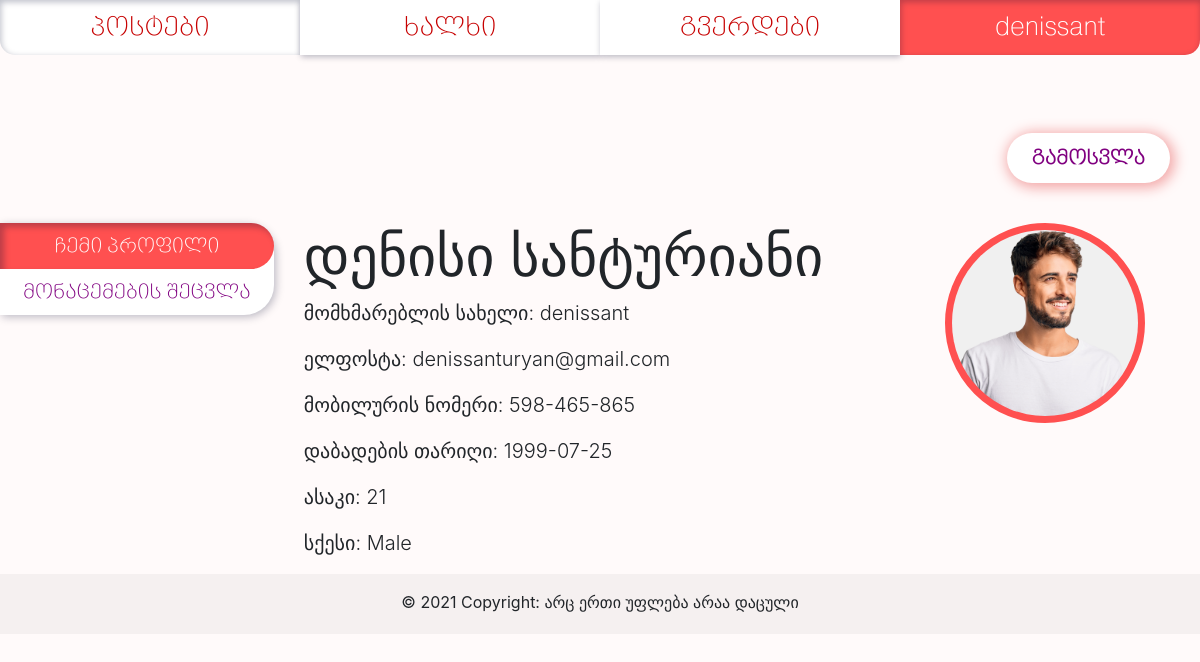
Screenshot of /profile (signed in) with the database file from the repository.
### app.py (models this page shows, shortened)
class UserModel(db.Model):
    __tablename__ = 'users'
    id = db.Column(db.Integer, primary_key=True)
    username = db.Column(db.String, unique=True)
    name_first = db.Column(db.String)
    name_last = db.Column(db.String)
    email = db.Column(db.String, unique=True)
    phone = db.Column(db.String)
    sex = db.Column(db.String)
    dob = db.Column(db.Date)
    password = db.Column(db.String)
    age = db.Column(db.Integer)
    picture = db.Column(db.String)
    post = db.relationship('PostsModel', backref='usermodel', uselist=False)

### routes.py (the view)
@app.route('/profile', methods=['GET', 'POST'])
@app.route('/profile/<username>')
def profile(username=None):
    show_flash = True
    if request.method == 'POST':
        form_register = RegisterForm()
        target_user = UserModel.query.filter_by(username=session['username']).first()
        if form_register.password.data == target_user.password:
            formatted_date = dob_string_to_datetime(form_register.dob.data)
            received_data = []
            for x in set(form_register):
                if x.name == 'dob':
                    x.data = formatted_date
                    setattr(target_user, 'age', calculate_age(x.data))
                if x.data != '' and x.data is not None and x.name in target_user.__table__.c:
                    if x.name == 'picture':
                        picture_title = secure_filename(f'{session["username"]}_{x.data.filename}')
                        x.data.save(f'static/profile_pictures/{picture_title}')
                        x.data = picture_title
                    setattr(target_user, x.name, x.data)
                    db.session.commit()
            flash('მონაცემები წარმატებით განახლდა', 'alert-green')
        else:
            flash('პაროლი არასწორია – მონაცემები არ განახლდა', 'alert-red')
        return render_template('my_profile.html', pages=pages_nav_list, show_flash=show_flash, user=target_user, form_register=RegisterForm())
    elif username is None:
        try:
            if session['username'] is None:
                return redirect('/')
        except:
            return redirect('/')
        else:
            user = UserModel.query.filter_by(username=session['username']).first()
            return render_template('my_profile.html', pages=pages_nav_list, show_flash=show_flash, user=user, form_register=RegisterForm())
    else:
        user = UserModel.query.filter_by(username=username).first()
        return render_template('people_profile.html', pages=pages_nav_list, show_flash=show_flash, user=user)

### templates/my_profile.html (shortened to what this page needs)
{% extends "base.html" %}
{% block content %}
{% from 'macros.html' import show_profile_picture %}
<br><br>
<a href="/logoff" id="logoff"> გამოსვლა </a>
<br><br><br><br><br>
<div class="row">
  <div class="col-3">
    <div class="nav flex-column nav-pills nav-left-tabs" id="v-pills-tab" role="tablist" aria-orientation="vertical">
      <a class="nav-link  active" id="v-pills-home-tab" data-toggle="pill" href="#v-pills-home" role="tab" aria-controls="v-pills-home" aria-selected="true">ჩემი პროფილი</a>
      <a class="nav-link tab-passive" id="v-pills-change-tab" data-toggle="pill" href="#v-pills-change" role="tab" aria-controls="v-pills-profile" aria-selected="false">მონაცემების შეცვლა</a>
   </div>
  </div>
  <div class="col-9">
    <div class="tab-content" id="v-pills-tabContent">
      <div class="tab-pane fade show active" id="v-pills-home" role="tabpanel" aria-labelledby="v-pills-home-tab">
    <h1 class="display-4">{{ user.name_first }} {{ user.name_last}} {{ show_profile_picture(user, 'myprofile-profilepicture') }}</h1>
    <p class="lead">მომხმარებლის სახელი: {{ user.username }} </p>
    <p class="lead">ელფოსტა: {{ user.email }} </p>
    <p class="lead">მობილურის ნომერი: {{ user.phone }} </p>
    <p class="lead">დაბადების თარიღი: {{ user.dob }}</p>
    <p class="lead">ასაკი: {{ user.age }} </p>
    <p class="lead">სქესი: {{ user.sex }}</p>
    </div>
    </div>
  </div>
</div>
{% endblock %}

### templates/macros.html (shortened to what this page needs)
{% macro generate_navbar(pages) %}
    <nav class="c-12" id="navbar">
        {% for page in pages %}
            {% if request.endpoint.endswith(page[0]) %}
                <a class="c-3 nav-button active" href="{{ url_for(page[0]) }}">{{ page[1] }}</a>
            {% else %}
                <a class="c-3 nav-button nav-passive" href="{{ url_for(page[0]) }}">{{ page[1] }}</a>
            {% endif %}
        {% endfor %}
    </nav>
{% endmacro %}
{% macro show_profile_picture(user, style) %}
      {% if user.picture %}
        <img src="{{ url_for('static', filename='profile_pictures/%s' % user.picture) }}" class="{{style}}" alt="my_profile_picture">
      {% else %}
        <img src="{{ url_for('static', filename='profile_pictures/default_profile_picture.png') }}" class="{{style}}" alt="my_profile_picture">
      {% endif %}
{% endmacro %}

### static/styles.css (style rules this page uses)
html, body { margin:0; padding:0; height:100%; background-color: #fffafa; }
* { box-sizing: border-box; }
.c-3 { width: 25%; }
.c-12 { width: 100%; }
#navbar { display: flex; font-size: 26px; font-family: "BPG Nino Elite Exp Caps", sans-serif; }
.nav-button, .nav-button:hover { padding: 0.5rem 1rem; text-align: center; text-decoration: none; user-select: none; }
#navbar .active { background-color: #ff5050; box-shadow: inset 1px 2px 6px rgba(2, 12, 47, 0.27); color: white }
#navbar .nav-passive { background-color: white; border: none; box-shadow: 1px 2px 6px rgba(2, 12, 47, 0.27); color: #C70101; }
#navbar :first-child { border-bottom-left-radius: 15px; }
#navbar :last-child { border-bottom-right-radius: 15px; }
#logoff { float: right; padding: 10px 25px 10px 25px; margin: 30px; font-weight: bold; color: purple; font-family: "BPG Nino Elite Exp Caps", sans-serif; border-radius: 40px; background-color: white; box-shadow: 2px 2px 13px 3px #f3a8a8; font-size: 20px; user-select: none; }
.myprofile-profilepicture { height: 200px; width: 200px; float:right; margin-right: 40px; border-radius: 500px; border: solid 7px #ff5050; background-color: #ff5050; }
.nav-left-tabs { font-family: "BPG Nino Elite Exp Caps", sans-serif; box-shadow: 2px 2px 9px rgba(2, 12, 47, 0.27); background-color: white!important; font-size: 20px; text-align: center; max-width: 300px; border-top-right-radius: 30px; border-bottom-right-radius: 30px; }
.nav-left-tabs * { color: purple!important; }
.nav-left-tabs .active { background-color: #ff5050!important; color: white!important; border-radius: 0 30px 30px 0!important; box-shadow: inset 4px 4px 6px rgba(2, 12, 47, 0.27)!important; }
.row { margin-right: 0!important; }

### rows the page displays
UserModel: name_first "დენისი", name_last "სანტურიანი", picture (picture), username "denissant", email "denissanturyan@gmail.com", phone "598-465-865", dob "1999-07-25", age "21", sex "Male"

### other values shown
{{ page[1] }} "პოსტები" "ხალხი" "გვერდები"
{{ page[1] }} "denissant"
